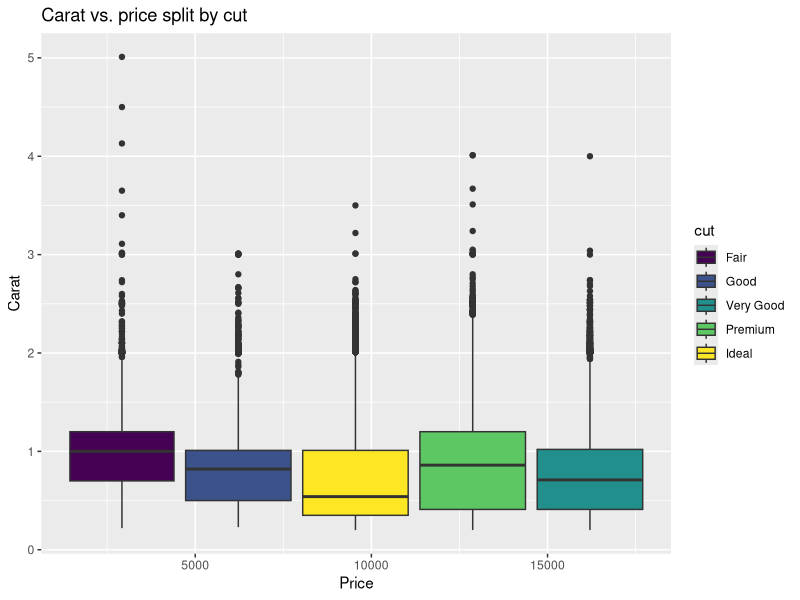
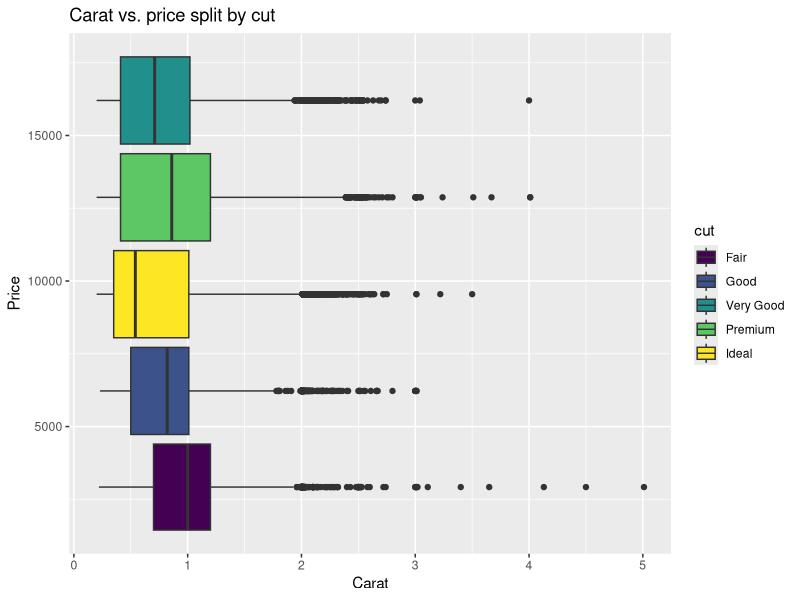

The R script that drew these images, in order:
library(tidyverse)

ggplot(diamonds) + 
  geom_boxplot(aes(x = price, y = carat, fill = cut)) + 
  ggtitle("Carat vs. price split by cut") + 
  xlab("Price") + 
  ylab("Carat")

ggplot(diamonds) + 
  geom_boxplot(aes(x = price, y = carat, fill = cut)) + 
  coord_flip() +
  ggtitle("Carat vs. price split by cut") + 
  xlab("Price") + 
  ylab("Carat")